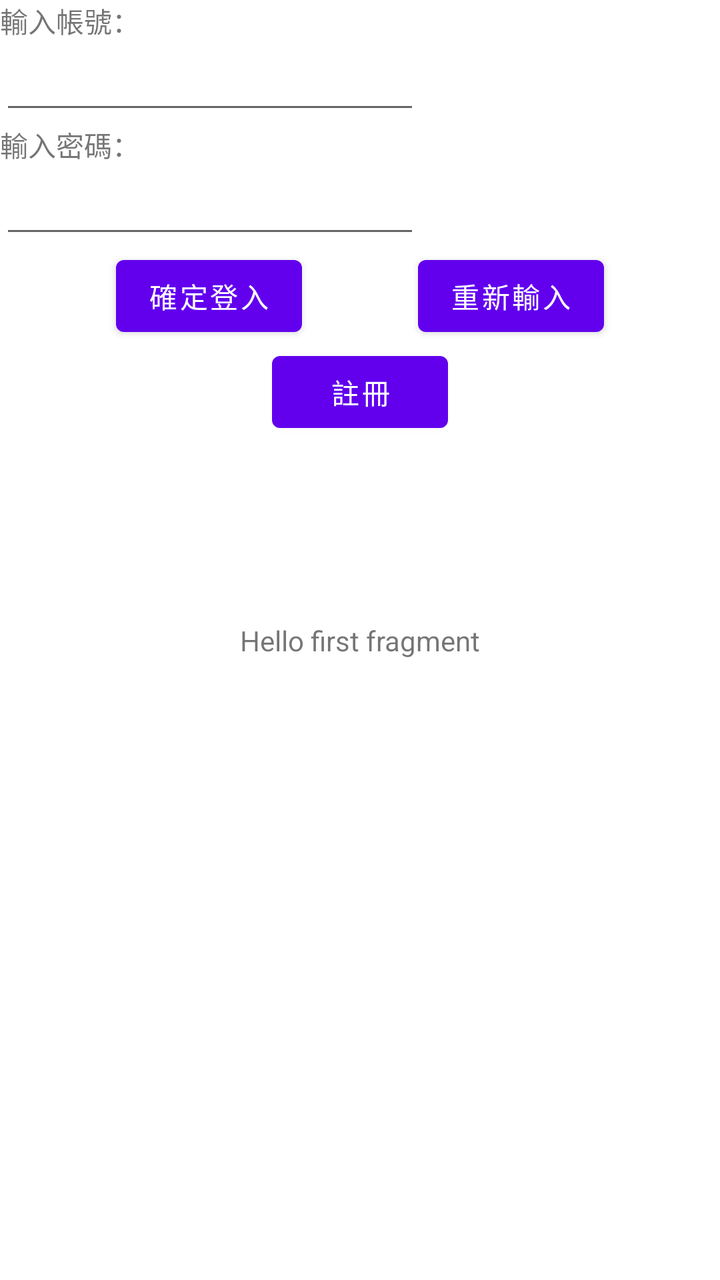
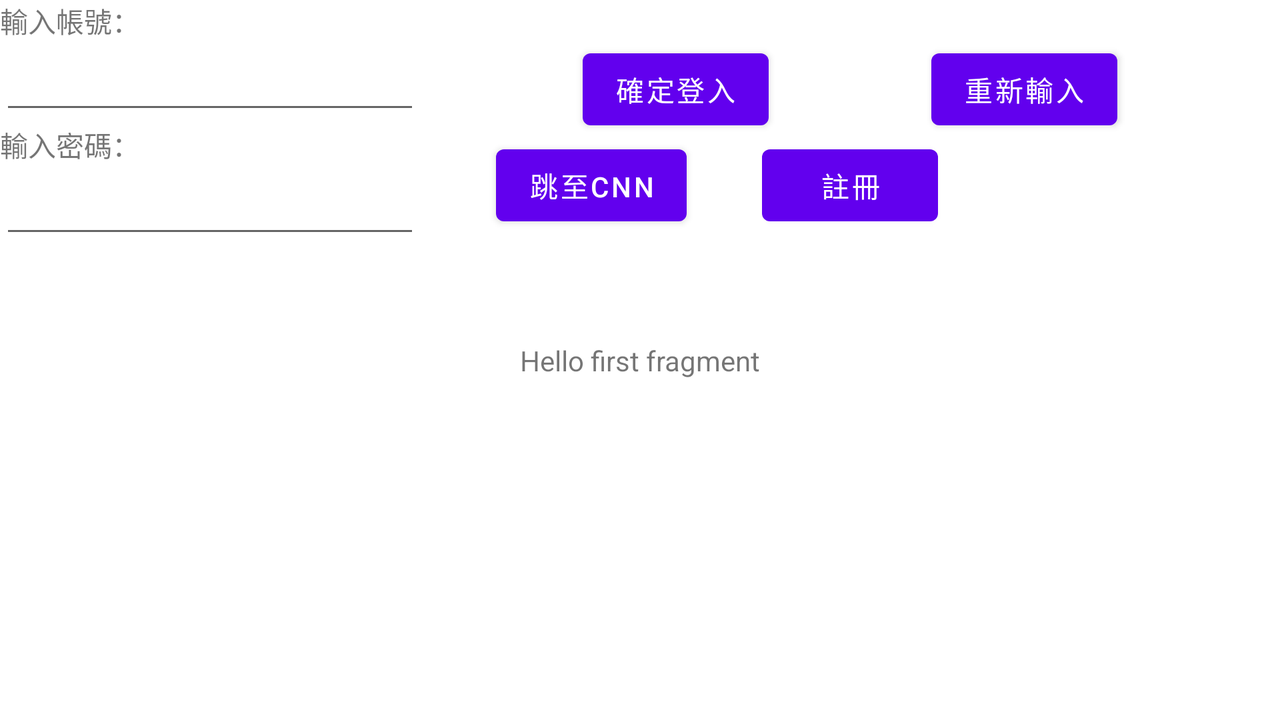

One screen, two layout resources from the same app: the default and the repository's alternative for another configuration. Each is rendered where Android would select it; the XML of both is given below.
<!-- AndroidManifest.xml: application theme Theme.FileRecyclerView -->
<!-- res/layout/fragment_first.xml -->
<?xml version="1.0" encoding="utf-8"?>
<androidx.constraintlayout.widget.ConstraintLayout xmlns:android="http://schemas.android.com/apk/res/android"
    xmlns:app="http://schemas.android.com/apk/res-auto"
    xmlns:tools="http://schemas.android.com/tools"
    android:layout_width="match_parent"
    android:layout_height="match_parent"
    tools:context=".FirstFragment">

    <TextView
        android:id="@+id/textview_first"
        android:layout_width="wrap_content"
        android:layout_height="wrap_content"
        android:text="@string/hello_first_fragment"
        app:layout_constraintBottom_toTopOf="@id/button_first"
        app:layout_constraintEnd_toEndOf="parent"
        app:layout_constraintStart_toStartOf="parent"
        app:layout_constraintTop_toTopOf="parent" />
    <TextView
        android:id="@+id/textView9"
        android:layout_width="wrap_content"
        android:layout_height="wrap_content"
        android:text="輸入帳號："
        app:layout_constraintEnd_toEndOf="parent"
        app:layout_constraintHorizontal_bias="0.0"
        app:layout_constraintStart_toStartOf="parent"
        app:layout_constraintTop_toTopOf="parent" />

    <TextView
        android:id="@+id/textView10"
        android:layout_width="wrap_content"
        android:layout_height="wrap_content"
        android:text="輸入密碼："
        app:layout_constraintEnd_toEndOf="parent"
        app:layout_constraintHorizontal_bias="0.0"
        app:layout_constraintStart_toStartOf="parent"
        app:layout_constraintTop_toBottomOf="@+id/editAccount" />

    <EditText
        android:id="@+id/editAccount"
        android:layout_width="wrap_content"
        android:layout_height="wrap_content"
        android:ems="10"
        android:inputType="textPersonName"
        app:layout_constraintEnd_toEndOf="parent"
        app:layout_constraintHorizontal_bias="0.0"
        app:layout_constraintStart_toStartOf="parent"
        app:layout_constraintTop_toBottomOf="@+id/textView9" />

    <EditText
        android:id="@+id/editPassword"
        android:layout_width="wrap_content"
        android:layout_height="wrap_content"
        android:ems="10"
        android:inputType="textPassword"
        app:layout_constraintEnd_toEndOf="parent"
        app:layout_constraintHorizontal_bias="0.0"
        app:layout_constraintStart_toStartOf="parent"
        app:layout_constraintTop_toBottomOf="@+id/textView10" />

    <Button
        android:id="@+id/btnOK"
        android:layout_width="wrap_content"
        android:layout_height="wrap_content"
        android:text="確定登入"
        app:layout_constraintEnd_toStartOf="@+id/btnReset"
        app:layout_constraintStart_toStartOf="parent"
        app:layout_constraintTop_toBottomOf="@+id/editPassword" />

    <Button
        android:id="@+id/btnReset"
        android:layout_width="wrap_content"
        android:layout_height="wrap_content"
        android:text="重新輸入"
        app:layout_constraintEnd_toEndOf="parent"
        app:layout_constraintHorizontal_bias="0.5"
        app:layout_constraintStart_toEndOf="@+id/btnOK"
        app:layout_constraintTop_toTopOf="@+id/btnOK" />

    <Button
        android:id="@+id/btnRegister"
        android:layout_width="wrap_content"
        android:layout_height="wrap_content"
        android:text="註冊"
        app:layout_constraintEnd_toEndOf="parent"
        app:layout_constraintStart_toStartOf="parent"
        app:layout_constraintTop_toBottomOf="@+id/btnOK" />

    <Button
        android:id="@+id/button_first"
        android:layout_width="wrap_content"
        android:layout_height="wrap_content"
        android:text="@string/next"
        android:visibility="gone"
        app:layout_constraintBottom_toBottomOf="parent"
        app:layout_constraintEnd_toEndOf="parent"
        app:layout_constraintStart_toStartOf="parent"
        app:layout_constraintTop_toBottomOf="@id/textview_first" />
</androidx.constraintlayout.widget.ConstraintLayout>
<!-- resources referenced by this layout -->
<resources>
  <string name="hello_first_fragment">Hello first fragment</string>
  <string name="next">Next</string>
  <style name="Theme.FileRecyclerView" parent="Theme.MaterialComponents.DayNight.DarkActionBar">
          
          <item name="colorPrimary">@color/purple_500</item>
          <item name="colorPrimaryVariant">@color/purple_700</item>
          <item name="colorOnPrimary">@color/white</item>
          
          <item name="colorSecondary">@color/teal_200</item>
          <item name="colorSecondaryVariant">@color/teal_700</item>
          <item name="colorOnSecondary">@color/black</item>
          
          <item name="android:statusBarColor" tools:targetApi="l">?attr/colorPrimaryVariant</item>
          
      </style>
  <color name="purple_500">#FF6200EE</color>
  <color name="purple_700">#FF3700B3</color>
  <color name="white">#FFFFFFFF</color>
  <color name="teal_200">#FF03DAC5</color>
  <color name="teal_700">#FF018786</color>
  <color name="black">#FF000000</color>
</resources>
<!-- res/layout-land/fragment_first.xml (the repository's variant of the layout above) -->
<!-- drawn on the phone turned sideways -->
<?xml version="1.0" encoding="utf-8"?>
<androidx.constraintlayout.widget.ConstraintLayout xmlns:android="http://schemas.android.com/apk/res/android"
    xmlns:app="http://schemas.android.com/apk/res-auto"
    xmlns:tools="http://schemas.android.com/tools"
    android:layout_width="match_parent"
    android:layout_height="match_parent"
    tools:context=".FirstFragment">

    <TextView
        android:id="@+id/textview_first"
        android:layout_width="wrap_content"
        android:layout_height="wrap_content"
        android:text="@string/hello_first_fragment"
        app:layout_constraintBottom_toTopOf="@id/button_first"
        app:layout_constraintEnd_toEndOf="parent"
        app:layout_constraintStart_toStartOf="parent"
        app:layout_constraintTop_toTopOf="parent" />
    <TextView
        android:id="@+id/textView9"
        android:layout_width="wrap_content"
        android:layout_height="wrap_content"
        android:text="輸入帳號："
        app:layout_constraintEnd_toEndOf="parent"
        app:layout_constraintHorizontal_bias="0.0"
        app:layout_constraintStart_toStartOf="parent"
        app:layout_constraintTop_toTopOf="parent" />

    <TextView
        android:id="@+id/textView10"
        android:layout_width="wrap_content"
        android:layout_height="wrap_content"
        android:text="輸入密碼："
        app:layout_constraintEnd_toEndOf="parent"
        app:layout_constraintHorizontal_bias="0.0"
        app:layout_constraintStart_toStartOf="parent"
        app:layout_constraintTop_toBottomOf="@+id/editAccount" />

    <EditText
        android:id="@+id/editAccount"
        android:layout_width="wrap_content"
        android:layout_height="wrap_content"
        android:ems="10"
        android:inputType="textPersonName"
        app:layout_constraintEnd_toEndOf="parent"
        app:layout_constraintHorizontal_bias="0.0"
        app:layout_constraintStart_toStartOf="parent"
        app:layout_constraintTop_toBottomOf="@+id/textView9" />

    <EditText
        android:id="@+id/editPassword"
        android:layout_width="wrap_content"
        android:layout_height="wrap_content"
        android:ems="10"
        android:inputType="textPassword"
        app:layout_constraintEnd_toEndOf="parent"
        app:layout_constraintHorizontal_bias="0.0"
        app:layout_constraintStart_toStartOf="parent"
        app:layout_constraintTop_toBottomOf="@+id/textView10" />

    <Button
        android:id="@+id/btnOK"
        android:layout_width="wrap_content"
        android:layout_height="wrap_content"
        android:text="確定登入"
        app:layout_constraintEnd_toStartOf="@+id/btnReset"
        app:layout_constraintStart_toEndOf="@+id/editAccount"
        app:layout_constraintTop_toTopOf="@+id/editAccount" />

    <Button
        android:id="@+id/btnReset"
        android:layout_width="wrap_content"
        android:layout_height="wrap_content"
        android:text="重新輸入"
        app:layout_constraintEnd_toEndOf="parent"
        app:layout_constraintHorizontal_bias="0.5"
        app:layout_constraintStart_toEndOf="@+id/btnOK"
        app:layout_constraintTop_toTopOf="@+id/btnOK" />

    <Button
        android:id="@+id/btnRegister"
        android:layout_width="wrap_content"
        android:layout_height="wrap_content"
        android:text="註冊"
        app:layout_constraintEnd_toEndOf="parent"
        app:layout_constraintStart_toEndOf="@+id/editPassword"
        app:layout_constraintTop_toBottomOf="@+id/btnOK" />

    <Button
        android:id="@+id/button_first"
        android:layout_width="wrap_content"
        android:layout_height="wrap_content"
        android:text="@string/next"
        android:visibility="gone"
        app:layout_constraintBottom_toBottomOf="parent"
        app:layout_constraintEnd_toEndOf="parent"
        app:layout_constraintStart_toStartOf="parent"
        app:layout_constraintTop_toBottomOf="@id/textview_first" />

    <Button
        android:id="@+id/btnWave"
        android:layout_width="wrap_content"
        android:layout_height="wrap_content"
        android:text="跳至CNN"
        app:layout_constraintEnd_toStartOf="@+id/btnRegister"
        app:layout_constraintStart_toEndOf="@+id/editPassword"
        app:layout_constraintTop_toBottomOf="@+id/btnOK" />
</androidx.constraintlayout.widget.ConstraintLayout>
